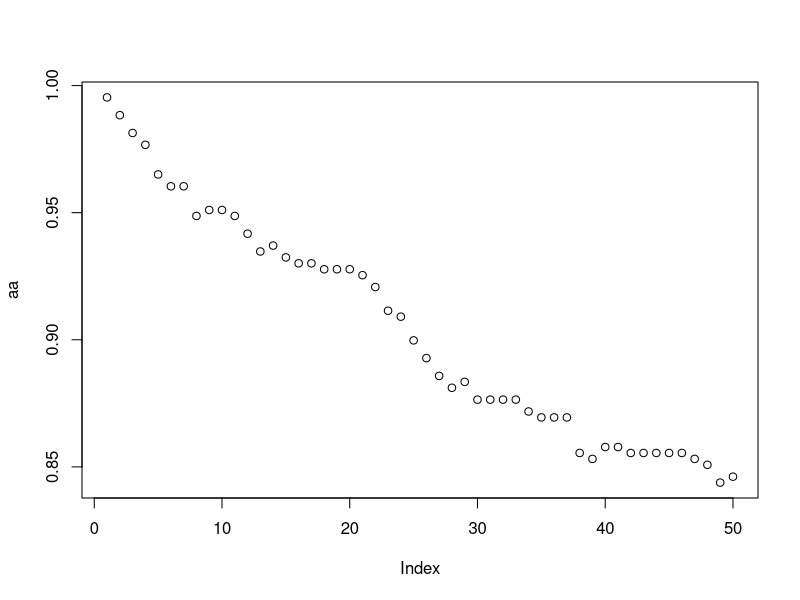

Reproduce this figure in R.

ctg <- read.csv("CTG.csv")
head(ctg)
ctg$NSP=as.factor(ctg$NSP)


set.seed(1111)
ctg_s <- sample( 2, nrow(ctg), replace = T, prob = c(0.8,0.2))
ctg_train <- ctg[ ctg_s == 1 , ]
ctg_test <- ctg[ ctg_s == 2 , ]

# Apply KNN 
library(class)

knn_ctg <- knn( train = ctg_train, test = ctg_test, cl = ctg_train$NSP, k=5)
knn_ctg


ctg_knn_DF  <- data.frame( knn_ctg , ctg_test$NSP)

predict_table <- table(knn_ctg, ctg_test$NSP)
predict_table

knn_DT_Accuracy <- sum(diag(predict_table))/ sum(predict_table) * 100
knn_DT_Accuracy




# create a for loop, run it for 1-50 
#create a empty list
# for i in run till 50
# plot the list 

# build the  
num <- seq(1:50)
list1 <- list()
for ( i in num ){
  knn_ctg <- knn( train = ctg_train, test = ctg_test, cl = ctg_train$NSP, k=i)
  pred_act_knn <- data.frame(knn_ctg,ctg_test$NSP)
  colnames(pred_act_knn) <- c("Pred","Actual")
  tab_knn <- table(pred_act_knn)
  list1 <- append(list1,sum(diag(tab_knn))/sum(tab_knn))
  }
aa = unlist(list1)
aa
plot(aa)

